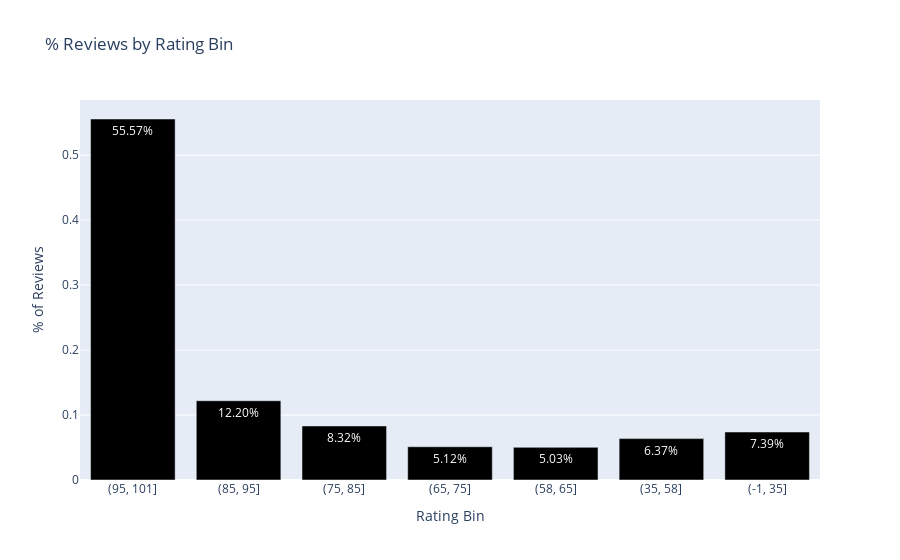

Notebook cell for this chart:
### Code cell
visuals = reload(visuals)

fig = visuals.plot_rating_dist(site_data)
fig.show()

### Figure 1 — Plotly figure (JSON) as saved in the notebook; plotly's stock layout.template omitted (floating-point values rounded to 4 significant figures)
{"data": [{"marker": {"color": "black"}, "text": ["55.57%", "12.20%", "8.32%", "5.12%", "5.03%", "6.37%", "7.39%"], "type": "bar", "visible": true, "x": ["(95, 101]", "(85, 95]", "(75, 85]", "(65, 75]", "(58, 65]", "(35, 58]", "(-1, 35]"], "y": [0.5557, 0.122, 0.08321, 0.05119, 0.05027, 0.0637, 0.07389]}], "layout": {"showlegend": false, "title": {"text": "% Reviews by Rating Bin"}, "xaxis": {"title": {"text": "Rating Bin"}}, "yaxis": {"title": {"text": "% of Reviews"}}}}
